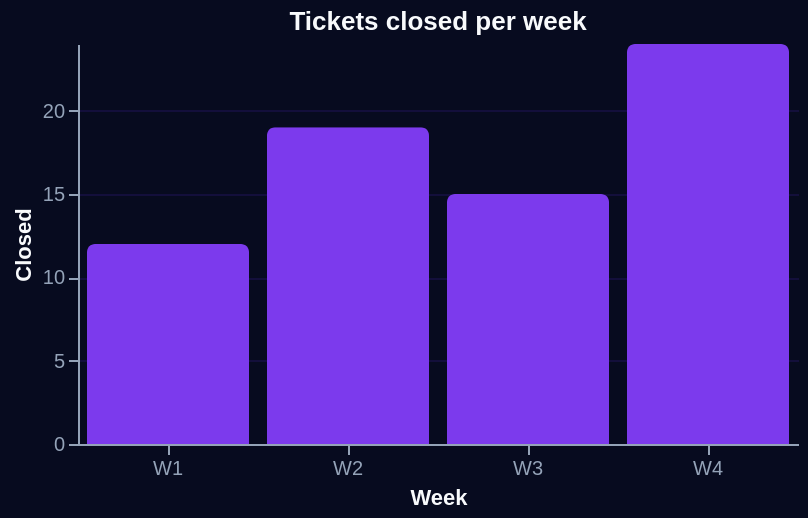

Vega-Lite specification stored for this chart:
### Vega-Lite specification from a JSON file in a GitHub repository (floating-point values rounded to 4 significant figures)
{"$schema": "https://vega.github.io/schema/vega-lite/v5.json", "width": 360, "height": 200, "title": "Tickets closed per week", "config": {"background": "#070B1F", "range": {"category": ["#7C3AED", "#06B6D4", "#FBBF24", "#DB2777", "#A5B4FC"]}, "axis": {"labelColor": "#94A3B8", "titleColor": "#F8FAFC", "domainColor": "#94A3B8", "tickColor": "#94A3B8", "gridColor": "#130F3B"}, "title": {"color": "#F8FAFC"}, "view": {"stroke": "transparent"}}, "data": {"values": [{"week": "W1", "closed": 12}, {"week": "W2", "closed": 19}, {"week": "W3", "closed": 15}, {"week": "W4", "closed": 24}]}, "mark": {"type": "bar", "color": "#7C3AED", "cornerRadiusEnd": 4}, "encoding": {"x": {"field": "week", "type": "nominal", "title": "Week", "axis": {"labelAngle": 0}}, "y": {"field": "closed", "type": "quantitative", "title": "Closed"}}}
